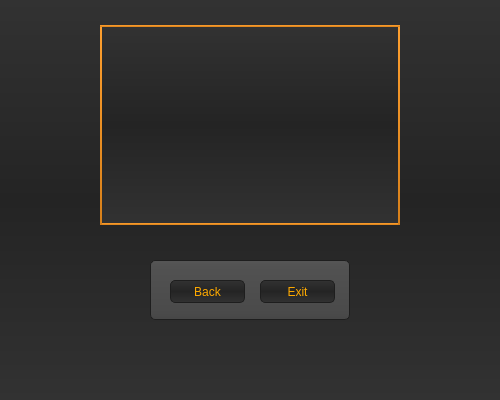
<?xml version="1.0" encoding="UTF-8"?>
<ui version="4.0">
 <class>highscore</class>
 <widget class="QWidget" name="highscore">
  <property name="geometry">
   <rect>
    <x>0</x>
    <y>0</y>
    <width>500</width>
    <height>400</height>
   </rect>
  </property>
  <property name="windowTitle">
   <string>Form</string>
  </property>
  <property name="styleSheet">
   <string notr="true">background-color: QLinearGradient(x1:0, y1:0, x2:0, y2:1, stop:0 #323232, stop: 0.5 #242424, stop:1 #323232);</string>
  </property>
  <widget class="QGroupBox" name="optionBox">
   <property name="geometry">
    <rect>
     <x>150</x>
     <y>260</y>
     <width>200</width>
     <height>60</height>
    </rect>
   </property>
   <property name="styleSheet">
    <string notr="true">selection-background-color: #ffaa00;
    background-color: QLinearGradient( x1: 0, y1: 0, x2: 0, y2: 1, stop: 0 #565656, stop: 0.1 #525252, stop: 0.5 #4e4e4e, stop: 0.9 #4a4a4a, stop: 1 #464646);
    border-style: solid;
    border: 1px solid #1e1e1e;
    border-radius: 5;</string>
   </property>
   <property name="title">
    <string/>
   </property>
   <widget class="QPushButton" name="backButton">
    <property name="geometry">
     <rect>
      <x>20</x>
      <y>20</y>
      <width>75</width>
      <height>23</height>
     </rect>
    </property>
    <property name="styleSheet">
     <string notr="true">text-align: center;
spacing: 1px; /* spacing between items in the tool bar */
background-color: QLinearGradient(x1:0, y1:0, x2:0, y2:1, stop:0 #323232, stop: 0.5 #242424, stop:1 #323232);
color: rgb(255, 170, 0)</string>
    </property>
    <property name="text">
     <string>Back</string>
    </property>
   </widget>
   <widget class="QPushButton" name="exitButton">
    <property name="geometry">
     <rect>
      <x>110</x>
      <y>20</y>
      <width>75</width>
      <height>23</height>
     </rect>
    </property>
    <property name="styleSheet">
     <string notr="true">text-align: center;
spacing: 1px; /* spacing between items in the tool bar */
background-color: QLinearGradient(x1:0, y1:0, x2:0, y2:1, stop:0 #323232, stop: 0.5 #242424, stop:1 #323232);
color: rgb(255, 170, 0)</string>
    </property>
    <property name="text">
     <string>Exit</string>
    </property>
   </widget>
  </widget>
  <widget class="QTextEdit" name="textEdit">
   <property name="geometry">
    <rect>
     <x>100</x>
     <y>25</y>
     <width>300</width>
     <height>200</height>
    </rect>
   </property>
   <property name="styleSheet">
    <string notr="true">border: 2px solid QLinearGradient( x1: 0, y1: 0, x2: 0, y2: 1, stop: 0 #ffa02f, stop: 1 #d7801a);
color: #b1b1b1;
font-size: 12px;</string>
   </property>
   <property name="readOnly">
    <bool>true</bool>
   </property>
  </widget>
 </widget>
 <resources/>
 <connections>
  <connection>
   <sender>exitButton</sender>
   <signal>clicked()</signal>
   <receiver>highscore</receiver>
   <slot>close()</slot>
   <hints>
    <hint type="sourcelabel">
     <x>317</x>
     <y>285</y>
    </hint>
    <hint type="destinationlabel">
     <x>411</x>
     <y>291</y>
    </hint>
   </hints>
  </connection>
 </connections>
</ui>
